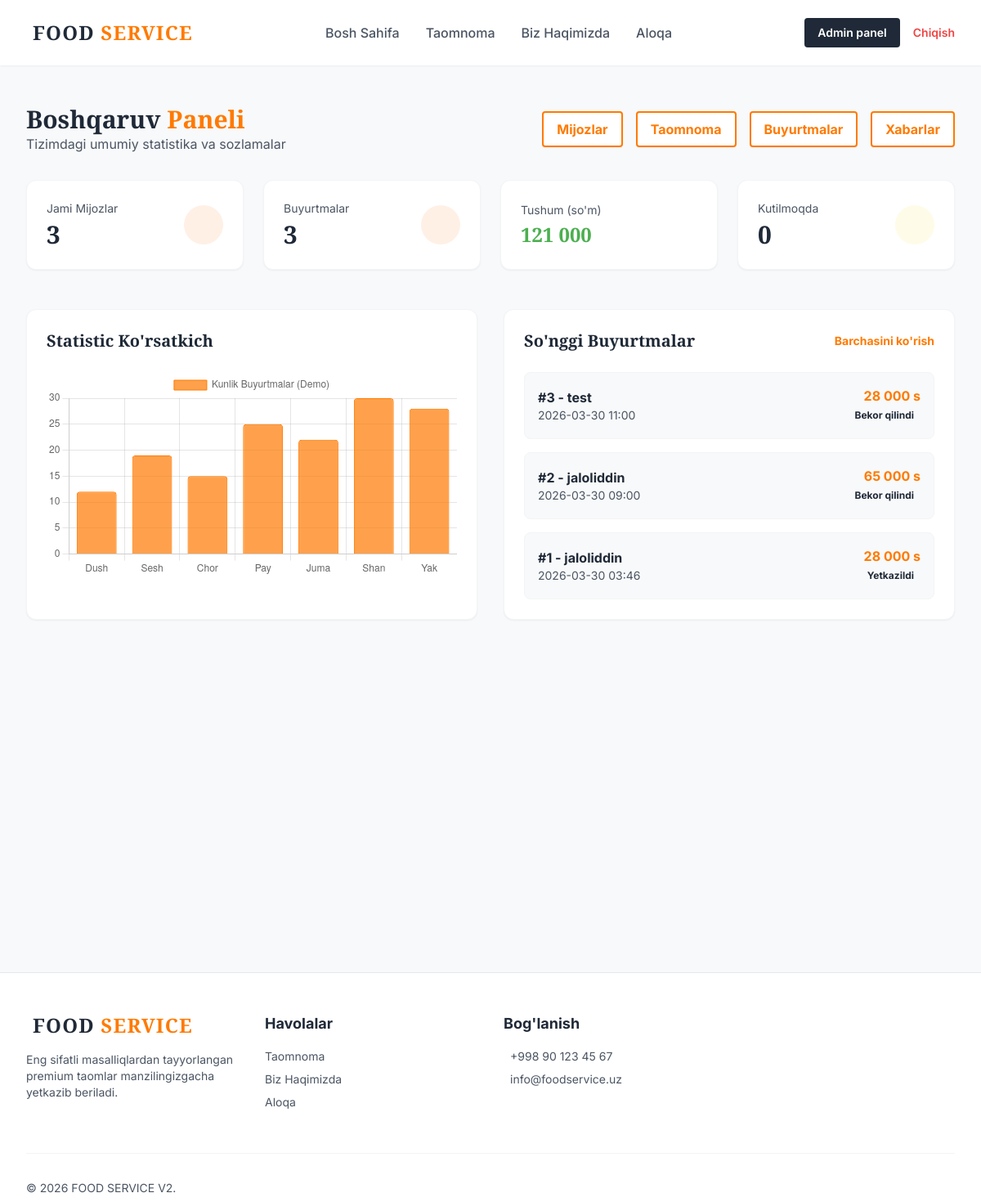
Page /admin/ (signed in) on the committed database.
### models/order.py (models this page shows)
class Order(db.Model):
    __tablename__ = 'orders'
    id = db.Column(db.Integer, primary_key=True)
    user_id = db.Column(db.Integer, db.ForeignKey('users.id'), nullable=False)
    total_price = db.Column(db.Float, nullable=False)
    status = db.Column(db.String(50), default='Kutilmoqda') # Kutilmoqda, Tayyorlanmoqda, Yetkazildi, Bekor qilindi
    address = db.Column(db.Text, nullable=False) # Still keeping address for delivery destination
    created_at = db.Column(db.DateTime, default=lambda: datetime.now(ZoneInfo("Asia/Tashkent")))
    items = db.relationship('OrderItem', backref='order', lazy=True, cascade="all, delete-orphan")
    user = db.relationship('User', backref=db.backref('orders', lazy=True))

### models/user.py (models this page shows, shortened)
class User(UserMixin, db.Model):
    __tablename__ = 'users'
    id = db.Column(db.Integer, primary_key=True)
    username = db.Column(db.String(100), unique=True, nullable=False)
    password_hash = db.Column(db.String(255), nullable=False)
    role = db.Column(db.String(20), default='user') # 'user' or 'admin'
    @property
    def is_admin(self):
        return self.role == 'admin'

### routes/admin.py (the view)
@admin_bp.route('/')
@admin_required
def dashboard():
    total_users = User.query.filter_by(role='user').count()
    total_orders = Order.query.count()
    total_income = sum(o.total_price for o in Order.query.all())
    pending_orders = Order.query.filter_by(status='Kutilmoqda').count()
    recent_orders = Order.query.order_by(Order.created_at.desc()).limit(5).all()
    return render_template('pages/admin_dashboard.html',
        users_count=total_users,
        orders_count=total_orders,
        income=total_income,
        pending=pending_orders,
        recent=recent_orders
    )

### routes/admin.py (called while the page is built)
def admin_required(f):
    @wraps(f)
    @login_required
    def decorated_function(*args, **kwargs):
        if not current_user.is_admin:
            flash("Kechirasiz, sizda bu sahifaga kirish huquqi yo'q.", "danger")
            return redirect(url_for('main.index'))
        return f(*args, **kwargs)
    return decorated_function

### templates/pages/admin_dashboard.html (shortened to what this page needs)
{% extends "base.html" %}
{% block content %}
<section class="py-12 min-h-[70vh] bg-mainbg">
    <div class="max-w-7xl mx-auto px-4 sm:px-6 lg:px-8">
        <div class="flex justify-between items-center mb-8">
            <div>
                <h1 class="text-3xl font-serif font-bold text-darktext">Boshqaruv <span class="text-orange">Paneli</span></h1>
                <p class="text-graytext">Tizimdagi umumiy statistika va sozlamalar</p>
            </div>
            <div class="flex gap-4">
                <a href="{{ url_for('admin.users') }}" class="btn-outline px-4 py-2 rounded font-bold shadow-sm bg-white">Mijozlar</a>
                <a href="{{ url_for('admin.products') }}" class="btn-outline px-4 py-2 rounded font-bold shadow-sm bg-white">Taomnoma</a>
                <a href="{{ url_for('admin.orders') }}" class="btn-outline px-4 py-2 rounded font-bold shadow-sm bg-white">Buyurtmalar</a>
                <a href="{{ url_for('admin.contacts') }}" class="btn-outline px-4 py-2 rounded font-bold shadow-sm bg-white">Xabarlar</a>
            </div>
        </div>
        <div class="grid grid-cols-1 sm:grid-cols-2 lg:grid-cols-4 gap-6 mb-12">
            <div class="bg-white p-6 rounded-xl shadow-sm border border-gray-100 flex items-center justify-between">
                <div>
                    <p class="text-sm text-graytext mb-1">Jami Mijozlar</p>
                    <p class="text-3xl font-bold font-serif text-darktext">{{ users_count }}</p>
                </div>
                <div class="w-12 h-12 bg-lightorange rounded-full flex items-center justify-center">
                </div>
            </div>
            <div class="bg-white p-6 rounded-xl shadow-sm border border-gray-100 flex items-center justify-between">
                <div>
                    <p class="text-sm text-graytext mb-1">Buyurtmalar</p>
                    <p class="text-3xl font-bold font-serif text-darktext">{{ orders_count }}</p>
                </div>
                <div class="w-12 h-12 bg-lightorange rounded-full flex items-center justify-center">
                </div>
            </div>
            <div class="bg-white p-6 rounded-xl shadow-sm border border-gray-100 flex items-center justify-between">
                <div>
                    <p class="text-sm text-graytext mb-1">Tushum (so'm)</p>
                    <p class="text-2xl font-bold font-serif text-green">{{ "{:,.0f}".format(income).replace(',', ' ') }}</p>
                </div>
                <div class="w-12 h-12 bg-green-50 rounded-full flex items-center justify-center">
                </div>
            </div>
            <div class="bg-white p-6 rounded-xl shadow-sm border border-gray-100 flex items-center justify-between">
                <div>
                    <p class="text-sm text-graytext mb-1">Kutilmoqda</p>
                    <p class="text-3xl font-bold font-serif text-darktext">{{ pending }}</p>
                </div>
                <div class="w-12 h-12 bg-yellow-50 rounded-full flex items-center justify-center">
                </div>
            </div>
        </div>
        <div class="grid grid-cols-1 lg:grid-cols-2 gap-8">
            <div class="bg-white p-6 rounded-xl shadow-sm border border-gray-100">
                <h3 class="text-xl font-bold font-serif text-darktext mb-6">Statistic Ko'rsatkich</h3>
                <canvas id="salesChart" class="w-full h-64"></canvas>
            </div>
            <div class="bg-white p-6 rounded-xl shadow-sm border border-gray-100">
                <div class="flex justify-between items-center mb-6">
                    <h3 class="text-xl font-bold font-serif text-darktext">So'nggi Buyurtmalar</h3>
                    <a href="{{ url_for('admin.orders') }}" class="text-sm text-orange hover:underline font-bold">Barchasini ko'rish</a>
                </div>
                <div class="space-y-4">
                    {% for order in recent %}
                    <div class="flex justify-between items-center p-4 border border-gray-100 rounded-lg bg-mainbg">
                        <div>
                            <p class="font-bold text-darktext">#{{ order.id }} - {{ order.user.username }}</p>
                            <p class="text-sm text-graytext">{{ order.created_at.strftime('%Y-%m-%d %H:%M') }}</p>
                        </div>
                        <div class="text-right">
                            <p class="font-bold text-orange">{{ "{:,.0f}".format(order.total_price).replace(',', ' ') }} s</p>
                            <p class="text-xs font-bold px-2 py-1 rounded {{ 'bg-yellow-100 text-yellow-800' if order.status == 'Kutilmoqda' else 'bg-green-100 text-green-800' }}">{{ order.status }}</p>
                        </div>
                    </div>
                    {% else %}
                    <p class="text-graytext text-center py-4">Buyurtmalar yo'q.</p>
                    {% endfor %}
                </div>
            </div>
        </div>
    </div>
</section>
<script>
document.addEventListener('DOMContentLoaded', function() {
    const ctx = document.getElementById('salesChart').getContext('2d');
    new Chart(ctx, {
        type: 'bar',
        data: {
            labels: ['Dush', 'Sesh', 'Chor', 'Pay', 'Juma', 'Shan', 'Yak'],
            datasets: [{
                label: 'Kunlik Buyurtmalar (Demo)',
                data: [12, 19, 15, 25, 22, 30, 28],
                backgroundColor: 'rgba(255, 122, 0, 0.7)',
                borderColor: '#ff7a00',
                borderWidth: 1,
                borderRadius: 4
            }]
        },
        options: {
            responsive: true,
            scales: { y: { beginAtZero: true } }
        }
    });
});
</script>
{% endblock %}

### static/css/style.css (style rules this page uses)
html { scroll-behavior: smooth; }
.btn-outline { background-color: transparent; border: 2px solid #ff7a00; color: #ff7a00; transition: all 0.3s ease; }

### rows in the picture
Order: id "3", user.username "test", created_at "2026-03-30 11:00", total_price "28 000", status "Bekor qilindi"
Order: id "2", user.username "jaloliddin", created_at "2026-03-30 09:00", total_price "65 000", status "Bekor qilindi"
Order: id "1", user.username "jaloliddin", created_at "2026-03-30 03:46", total_price "28 000", status "Yetkazildi"

### other values in the picture
{{ users_count }} "3"
{{ orders_count }} "3"
{{ "{:,.0f}".format(income).replace(',', ' ') }} "121 000"
{{ pending }} "0"
